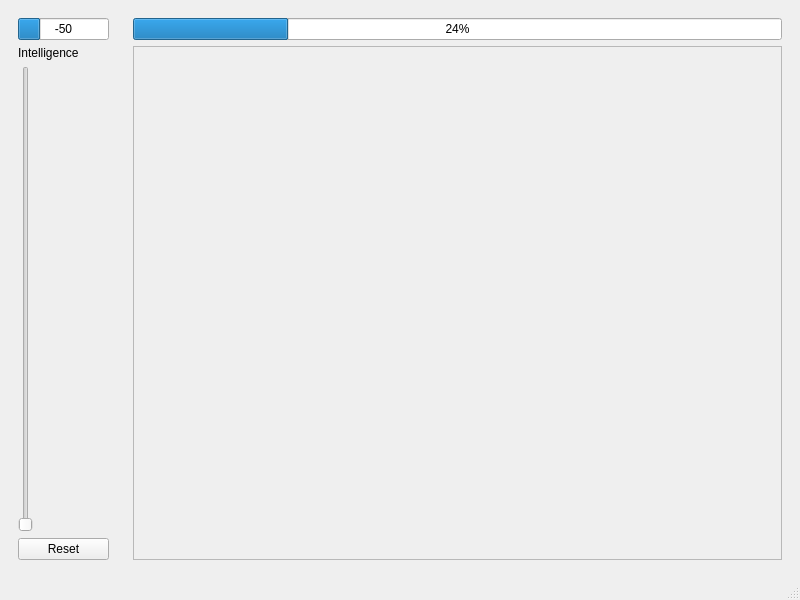
<?xml version="1.0" encoding="UTF-8"?>
<ui version="4.0">
 <class>MainWindow</class>
 <widget class="QMainWindow" name="MainWindow">
  <property name="geometry">
   <rect>
    <x>0</x>
    <y>0</y>
    <width>800</width>
    <height>600</height>
   </rect>
  </property>
  <property name="windowTitle">
   <string>MainWindow</string>
  </property>
  <widget class="QWidget" name="centralwidget">
   <layout class="QGridLayout" name="gridLayout">
    <item row="0" column="0" rowspan="5">
     <widget class="QWidget" name="widget" native="true">
      <property name="sizePolicy">
       <sizepolicy hsizetype="Expanding" vsizetype="Expanding">
        <horstretch>1</horstretch>
        <verstretch>1</verstretch>
       </sizepolicy>
      </property>
      <layout class="QVBoxLayout" name="verticalLayout">
       <item>
        <widget class="QProgressBar" name="qualityBar">
         <property name="minimum">
          <number>-100</number>
         </property>
         <property name="value">
          <number>-50</number>
         </property>
         <property name="format">
          <string>%v</string>
         </property>
        </widget>
       </item>
       <item>
        <widget class="QLabel" name="label">
         <property name="sizePolicy">
          <sizepolicy hsizetype="Expanding" vsizetype="Expanding">
           <horstretch>0</horstretch>
           <verstretch>0</verstretch>
          </sizepolicy>
         </property>
         <property name="text">
          <string>Intelligence</string>
         </property>
        </widget>
       </item>
       <item>
        <widget class="QSlider" name="verticalSlider">
         <property name="sizePolicy">
          <sizepolicy hsizetype="Fixed" vsizetype="Expanding">
           <horstretch>0</horstretch>
           <verstretch>1</verstretch>
          </sizepolicy>
         </property>
         <property name="orientation">
          <enum>Qt::Vertical</enum>
         </property>
        </widget>
       </item>
       <item>
        <widget class="QPushButton" name="pushButton">
         <property name="enabled">
          <bool>true</bool>
         </property>
         <property name="text">
          <string>Reset</string>
         </property>
        </widget>
       </item>
      </layout>
     </widget>
    </item>
    <item row="0" column="1" rowspan="5" colspan="2">
     <widget class="QWidget" name="widget_2" native="true">
      <property name="sizePolicy">
       <sizepolicy hsizetype="Preferred" vsizetype="Preferred">
        <horstretch>10</horstretch>
        <verstretch>1</verstretch>
       </sizepolicy>
      </property>
      <layout class="QVBoxLayout" name="verticalLayout_2">
       <item>
        <widget class="QProgressBar" name="thinkingBar">
         <property name="enabled">
          <bool>true</bool>
         </property>
         <property name="value">
          <number>24</number>
         </property>
         <property name="format">
          <string>%p%</string>
         </property>
        </widget>
       </item>
       <item>
        <widget class="BoardUI" name="frame">
         <property name="sizePolicy">
          <sizepolicy hsizetype="Expanding" vsizetype="Expanding">
           <horstretch>1</horstretch>
           <verstretch>1</verstretch>
          </sizepolicy>
         </property>
         <property name="frameShape">
          <enum>QFrame::StyledPanel</enum>
         </property>
         <property name="frameShadow">
          <enum>QFrame::Raised</enum>
         </property>
        </widget>
       </item>
      </layout>
     </widget>
    </item>
   </layout>
  </widget>
  <widget class="QMenuBar" name="menubar">
   <property name="geometry">
    <rect>
     <x>0</x>
     <y>0</y>
     <width>800</width>
     <height>23</height>
    </rect>
   </property>
  </widget>
  <widget class="QStatusBar" name="statusbar"/>
 </widget>
 <customwidgets>
  <customwidget>
   <class>BoardUI</class>
   <extends>QFrame</extends>
   <header>boardui.h</header>
   <container>1</container>
  </customwidget>
 </customwidgets>
 <resources/>
 <connections/>
</ui>
